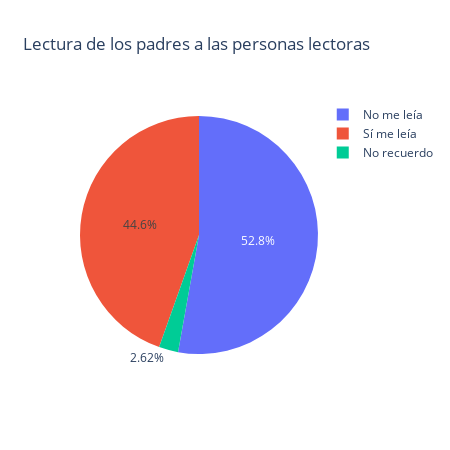

This figure's notebook cell:
### Code cell
fig3= go.Figure(data = data, layout = layout)
iplot(fig3)

### Figure 1 — Plotly figure (JSON) as saved in the notebook; plotly's stock layout.template omitted (floating-point values rounded to 4 significant figures)
{"data": [{"labels": ["Sí me leía", "No me leía", "No recuerdo"], "type": "pie", "values": [545, 646, 32]}], "layout": {"height": 450, "title": {"text": "Lectura de los padres a las personas lectoras"}, "width": 450}}
